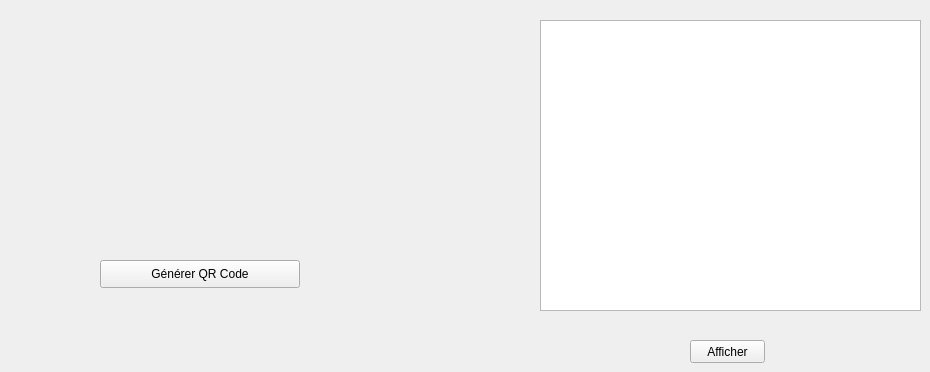
     <widget class="QWidget" name="tab_8">
      <attribute name="title">
       <string>Qr Code</string>
      </attribute>
      <widget class="QLabel" name="qrcodecommande">
       <property name="enabled">
        <bool>true</bool>
       </property>
       <property name="geometry">
        <rect>
         <x>100</x>
         <y>40</y>
         <width>200</width>
         <height>200</height>
        </rect>
       </property>
       <property name="sizePolicy">
        <sizepolicy hsizetype="Fixed" vsizetype="Fixed">
         <horstretch>0</horstretch>
         <verstretch>0</verstretch>
        </sizepolicy>
       </property>
       <property name="minimumSize">
        <size>
         <width>200</width>
         <height>200</height>
        </size>
       </property>
       <property name="maximumSize">
        <size>
         <width>200</width>
         <height>200</height>
        </size>
       </property>
       <property name="text">
        <string/>
       </property>
      </widget>
      <widget class="QPushButton" name="qrcodegen">
       <property name="geometry">
        <rect>
         <x>100</x>
         <y>260</y>
         <width>200</width>
         <height>28</height>
        </rect>
       </property>
       <property name="styleSheet">
        <string notr="true"/>
       </property>
       <property name="text">
        <string>Générer QR Code</string>
       </property>
      </widget>
      <widget class="QTableView" name="tab_client_2">
       <property name="geometry">
        <rect>
         <x>540</x>
         <y>20</y>
         <width>381</width>
         <height>291</height>
        </rect>
       </property>
      </widget>
      <widget class="QPushButton" name="pb_affichage">
       <property name="geometry">
        <rect>
         <x>690</x>
         <y>340</y>
         <width>75</width>
         <height>23</height>
        </rect>
       </property>
       <property name="text">
        <string>Afficher</string>
       </property>
      </widget>
     </widget>
